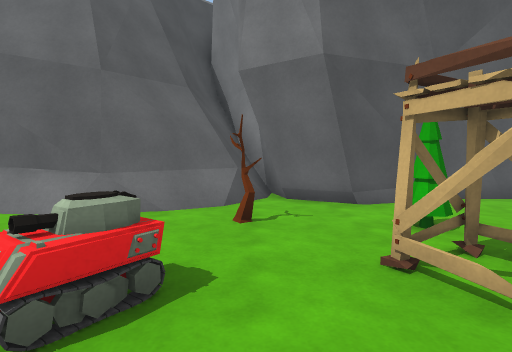
view 1 (above)

24 first-person views from a walk through a Unity game level. The camera is 1.3 m above the floor, tilts 4° down and sees 80° across. The floor is counted in squares, 1 m on a side. Each view is taken from the middle of a square. On the plan, view 1 faces up. The plan holds only what a view shows up to about 14 squares ahead; the rest is blank. The place goes on beyond the plan. The player character is not drawn. Some animated figures are left out.

view 2
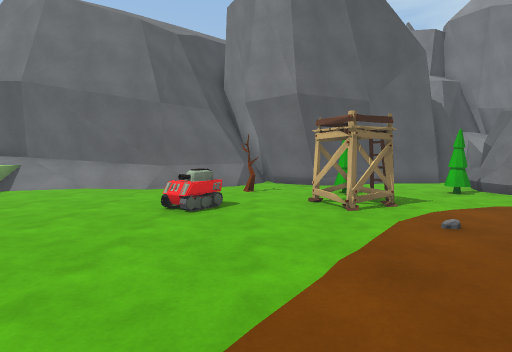

view 3
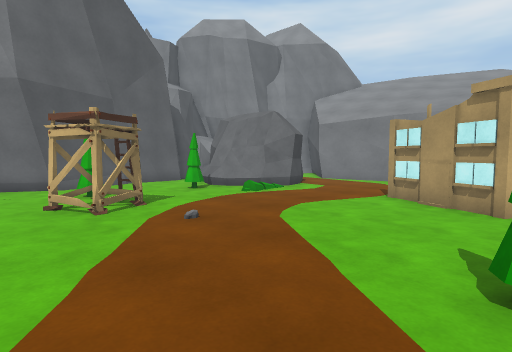

view 4
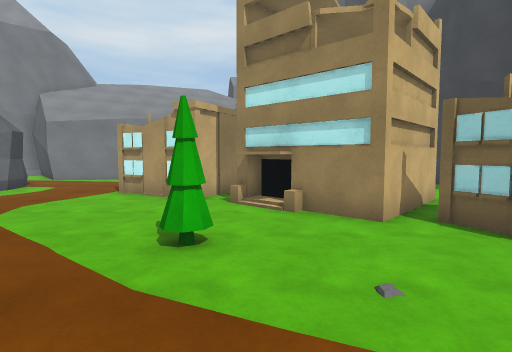

view 5
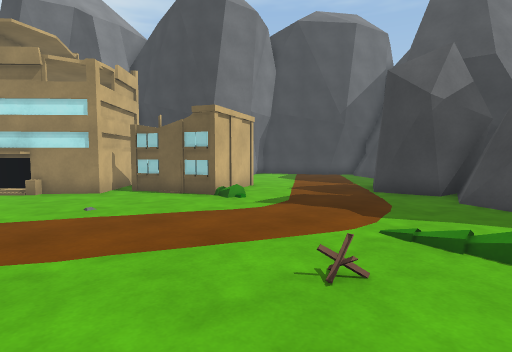

view 6
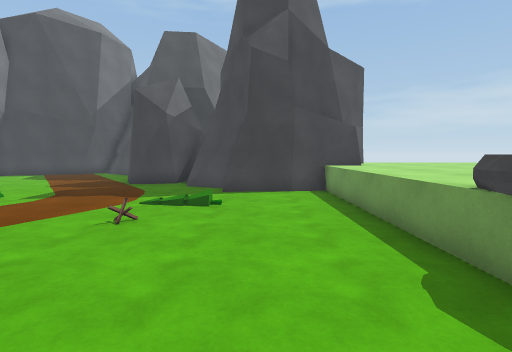

view 7
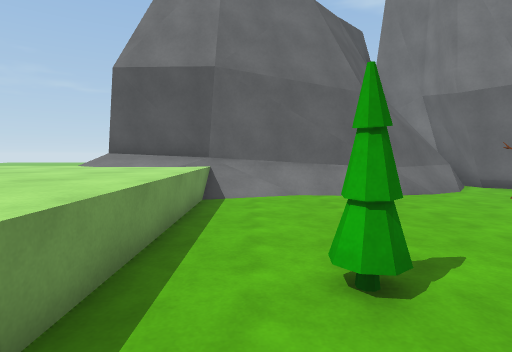

view 8
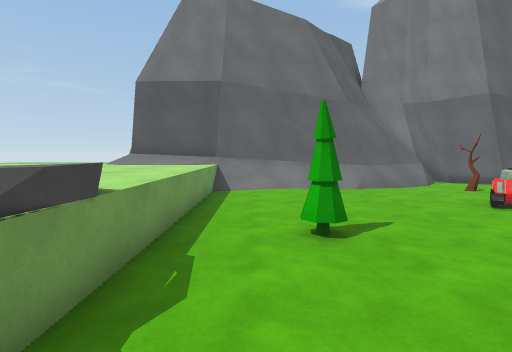

view 9
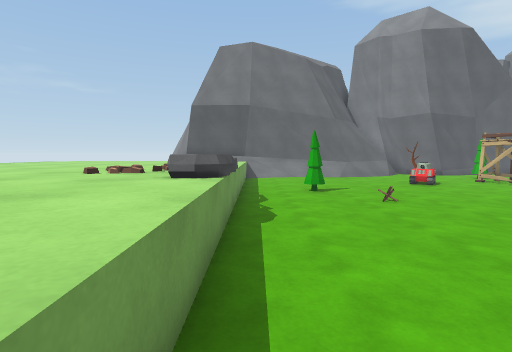

view 10
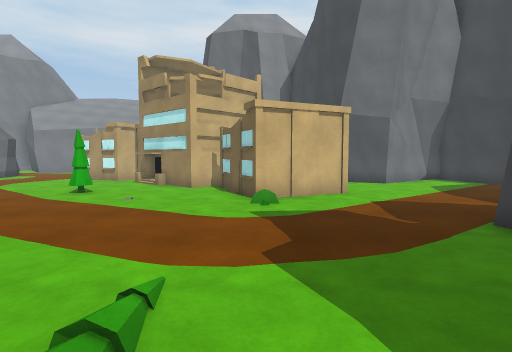

view 11
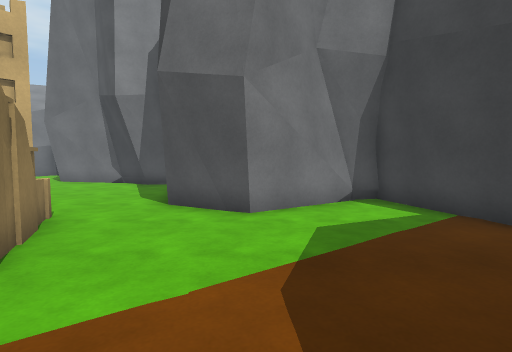

view 12
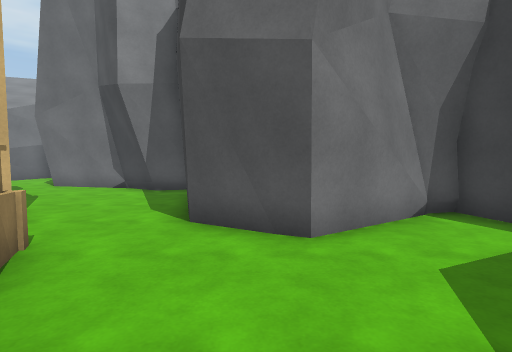

view 13
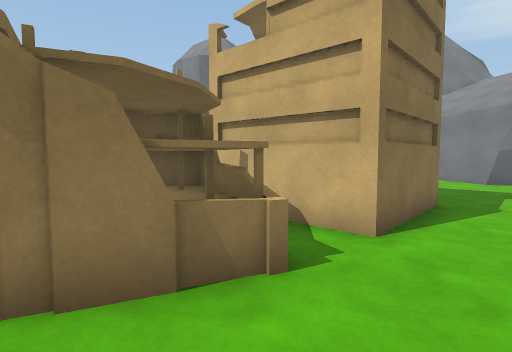

view 14
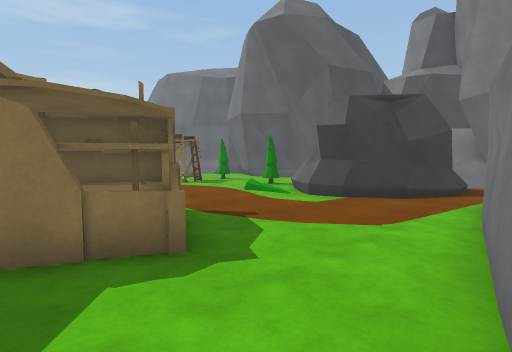

view 15
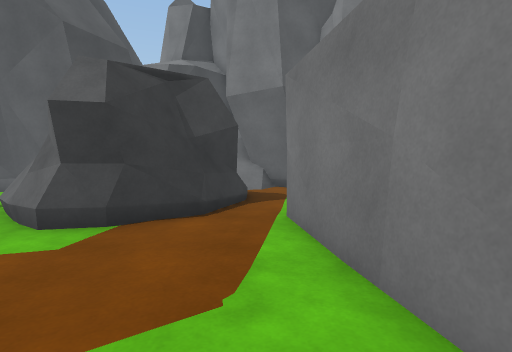

view 16
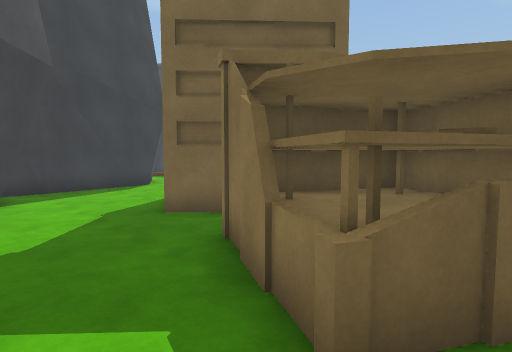

view 17
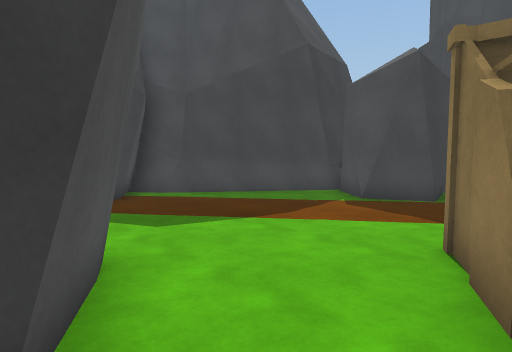

view 18
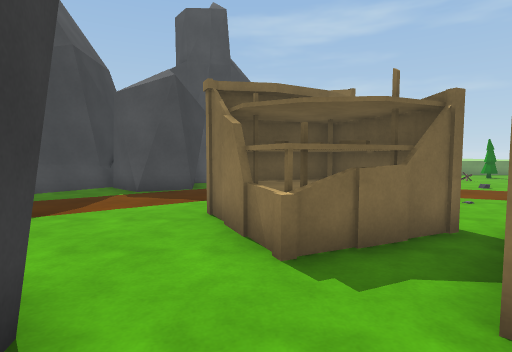

view 19
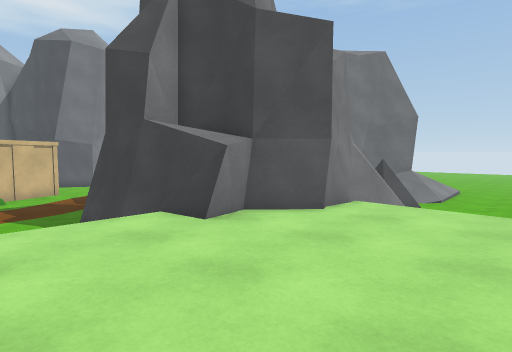

view 20
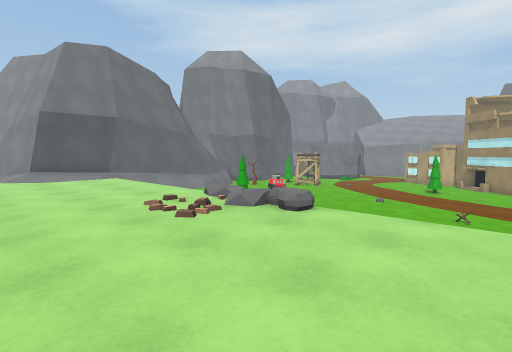

view 21
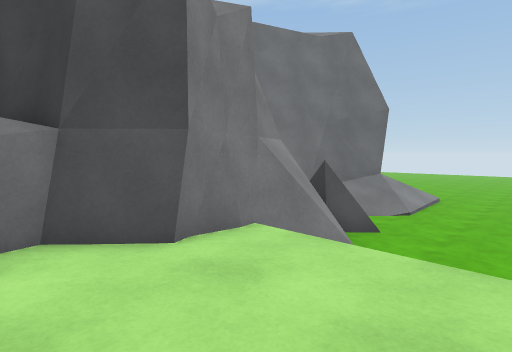

view 22
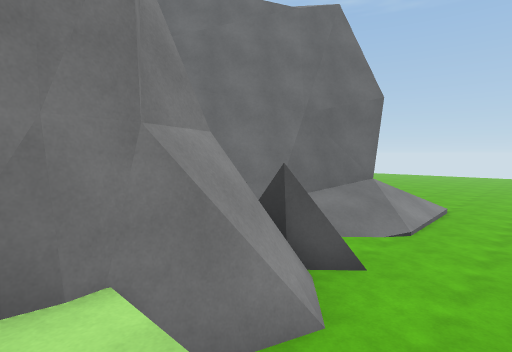

view 23
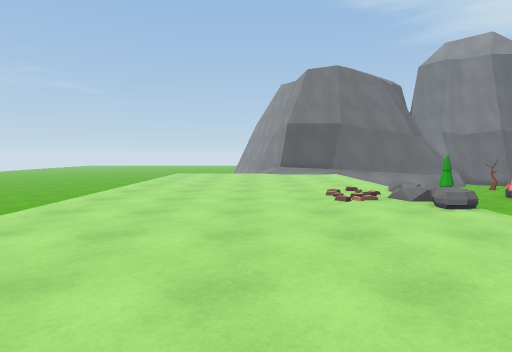

view 24
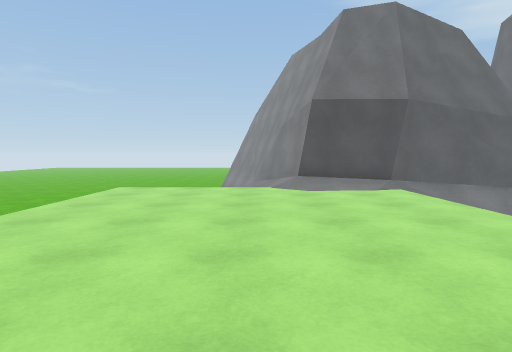

### Floor plan
Key: @ floor where view 1 was taken; # wall or solid block; . main floor; : floor 0.25 m higher than the main floor; + floor 1 m higher than the main floor; / step, stairs or slope; = window, fence, low wall or low ledge; T tree; A tank; R rock; B building; O other object.
Columns run from 16 left of view 1 to 16 right of it. Each row starts with its distance up from view 1.
 10  /#            ###           O##
  9  /##          ###########R#  ...
  8 =//#############.###..... R  R..
  7 +++/+++//#####=..........RR  RR.
  6 +++++++/........T..T....RR  RR..
  5 +++++++............T...TRRRRRR.#
  4 +++++++...........OO.....RRRR..#
  3 +++++++.......AA..OO....//RR...#
  2 +++++++.......A...O............#
  1 +++++++........................##
  0 +++++++..T......@...............#
 -1 +++++++...................B.....#
 -2 ++++++/..................BBB....#
 -3 ++++/+O..................BBBB...#
 -4 ++++//=.................BBBBB....
 -5 ++++++R............TT....BBB.....
 -6 +++++++................BB  B....
 -7 +++++++...............BB B.....#
 -8 +++++++..............BB   BB...#
 -9 +++++++..............BB   B...##
-10 +++++++....:.......BBBBB B....#
-11 +++++++...........BBBBB.B.....#
-12 +++++++...........BBBBB......##
-13 +++++++####........BBBB......#
-14 +++++###  ##.......BB....#####
-15 +++++#    #####........###
-16 ++++##       ###.......#
-17 ++++##       ###.......#
-18 +++=##       ###.......##
-19    .##        #.........##
-20   .=##       ###.........#
-21  ...##         ###....####
-22  ...##          ###.###
-23  ....   #        ####
-24  ..... ##
-25  ....//##
-26  ...///#
-27  ...//##
-28  ...//#
-29  ...//
-30  .../
-31   ...
-32   ...
-33   ...

Positions as (right, up) in squares from view 1, and headings:
1: (0, 0), facing up
2: (0, -5), facing up
3: (0, -5), facing up-right
4: (-1, -6), facing right
5: (-6, -5), facing down-right
6: (-7, -2), facing down
7: (-8, -3), facing up
8: (-8, -5), facing up
9: (-9, -11), facing up
10: (-7, -11), facing right
11: (0, -17), facing right
12: (2, -16), facing right
13: (6, -16), facing up
14: (16, -5), facing up-left
15: (14, -2), facing up
16: (14, -2), facing down-left
17: (8, -13), facing down-left
18: (10, -13), facing left
19: (-16, -10), facing down-right
20: (-16, -10), facing up-right
21: (-16, -14), facing down-right
22: (-15, -17), facing down-right
23: (-15, -13), facing up
24: (-15, -4), facing up
